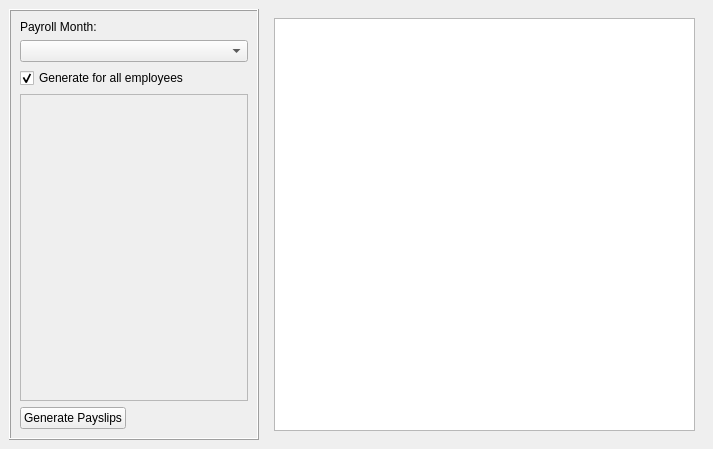
<?xml version="1.0" encoding="UTF-8"?>
<ui version="4.0">
 <class>Payslips</class>
 <widget class="QMainWindow" name="Payslips">
  <property name="geometry">
   <rect>
    <x>0</x>
    <y>0</y>
    <width>713</width>
    <height>449</height>
   </rect>
  </property>
  <property name="windowTitle">
   <string>Payslips</string>
  </property>
  <property name="windowIcon">
   <iconset resource="../../OpenRPT/images/OpenRPTWrtembed.qrc">
    <normaloff>:/OpenRPT/icons/filed_32.png</normaloff>:/OpenRPT/icons/filed_32.png</iconset>
  </property>
  <widget class="QWidget" name="centralwidget">
   <layout class="QHBoxLayout" name="horizontalLayout">
    <item>
     <widget class="QFrame" name="frame">
      <property name="maximumSize">
       <size>
        <width>250</width>
        <height>16777215</height>
       </size>
      </property>
      <property name="frameShape">
       <enum>QFrame::Box</enum>
      </property>
      <property name="frameShadow">
       <enum>QFrame::Raised</enum>
      </property>
      <layout class="QVBoxLayout" name="verticalLayout_2">
       <item>
        <widget class="QLabel" name="label">
         <property name="text">
          <string>Payroll Month:</string>
         </property>
        </widget>
       </item>
       <item>
        <widget class="QComboBox" name="cboMonths"/>
       </item>
       <item>
        <widget class="QCheckBox" name="checkBox">
         <property name="text">
          <string>Generate for all employees</string>
         </property>
         <property name="checked">
          <bool>true</bool>
         </property>
        </widget>
       </item>
       <item>
        <widget class="CustomQueryView" name="lstEmployees">
         <property name="enabled">
          <bool>false</bool>
         </property>
        </widget>
       </item>
       <item>
        <layout class="QHBoxLayout" name="horizontalLayout_2">
         <item>
          <widget class="QPushButton" name="cmdGenerate">
           <property name="text">
            <string>Generate Payslips</string>
           </property>
          </widget>
         </item>
         <item>
          <spacer name="horizontalSpacer">
           <property name="orientation">
            <enum>Qt::Horizontal</enum>
           </property>
           <property name="sizeHint" stdset="0">
            <size>
             <width>40</width>
             <height>20</height>
            </size>
           </property>
          </spacer>
         </item>
        </layout>
       </item>
      </layout>
     </widget>
    </item>
    <item>
     <widget class="QWidget" name="widget" native="true">
      <property name="minimumSize">
       <size>
        <width>2</width>
        <height>0</height>
       </size>
      </property>
      <layout class="QVBoxLayout" name="verticalLayout_3">
       <item>
        <widget class="CustomQueryView" name="lstPayroll"/>
       </item>
      </layout>
     </widget>
    </item>
   </layout>
  </widget>
 </widget>
 <customwidgets>
  <customwidget>
   <class>CustomQueryView</class>
   <extends>QTreeView</extends>
   <header>customqueryview.h</header>
  </customwidget>
 </customwidgets>
 <resources>
  <include location="../../OpenRPT/images/OpenRPTWrtembed.qrc"/>
 </resources>
 <connections>
  <connection>
   <sender>checkBox</sender>
   <signal>toggled(bool)</signal>
   <receiver>lstEmployees</receiver>
   <slot>setDisabled(bool)</slot>
   <hints>
    <hint type="sourcelabel">
     <x>56</x>
     <y>75</y>
    </hint>
    <hint type="destinationlabel">
     <x>71</x>
     <y>104</y>
    </hint>
   </hints>
  </connection>
 </connections>
</ui>
